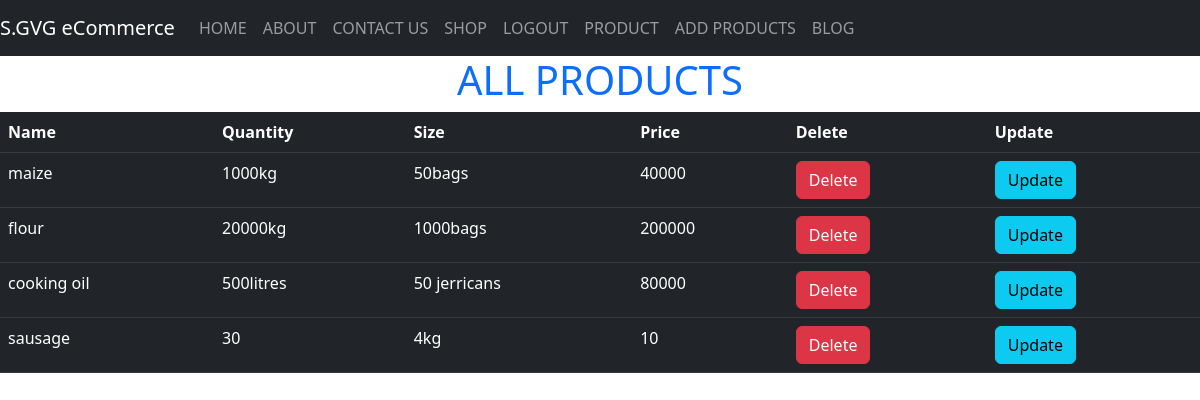
Screenshot of /products/ (signed in) with the database file from the repository.
### midmorningdatabase/models.py (models this page shows)
class Product(models.Model):
        name = models.CharField(max_length=30, blank=False, null=False)
        qtty = models.CharField(max_length=30, blank=False, null=False)
        size = models.CharField(max_length=25, blank=False, null=False)
        price = models.CharField(max_length=20, blank=False, null=False)

### midmorningdatabase/views.py (the view)
# urls.py: path('products/', user_views.product, name='all-products'),
@login_required
def product(request):
    all_product = Product.objects.all()
    context = {"all_products": all_product}
    return render(request, 'products.html', context)

### templates/products.html (shortened to what this page needs)
{% extends 'master.html' %}
{% load static %}
{% block content %}
    <div>
    <h1 class="text-primary text-center">ALL PRODUCTS</h1>
        <table class="table table-dark table-hover">
            <tr>
                <th>Name</th>
                <th>Quantity</th>
                <th>Size</th>
                <th>Price</th>
                <th>Delete</th>
                <th>Update</th>
            </tr>
            {% for product in all_products %}
                <tr>
                    <td>{{ product.name }}</td>
                    <td>{{ product.qtty }}</td>
                    <td>{{ product.size }}</td>
                    <td>{{ product.price }}</td>
                    <td><a class="btn btn-danger" href="/del-prod/{{ product.id }}">Delete</a></td>
                    <td><a class="btn btn-info" href="/update-product/{{ product.id }}">Update</a></td>
                </tr>
            {% endfor %}
        </table>
    </div>
{% endblock %}

### rows the page displays
Product: name "maize", qtty "1000kg", size "50bags", price "40000"
Product: name "flour", qtty "20000kg", size "1000bags", price "200000"
Product: name "cooking oil", qtty "500litres", size "50 jerricans", price "80000"
Product: name "sausage", qtty "30", size "4kg", price "10"
